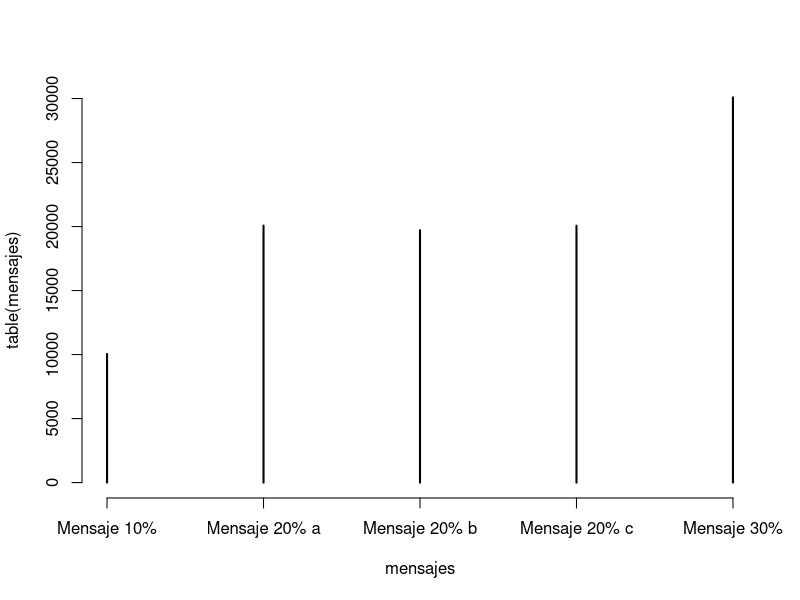

Generate this figure with R:
#Prueba de funcionamiento
n <- 100000
mensajes <- vector("character",n)
for(i in 1:n) {
  y <- runif(1)
  if (y <= 0.30){
    mensajes[i] <- "Mensaje 30%"
  } else if (y <= .50){
    mensajes [i] <- "Mensaje 20% a"
  } else if (y <= .70){
    mensajes[i] <- "Mensaje 20% b"
  } else if (y <= .90){
    mensajes[i] <- "Mensaje 20% c"
  } else{
    mensajes[i] <- "Mensaje 10%"
  }
}
mensajes
plot(table(mensajes))